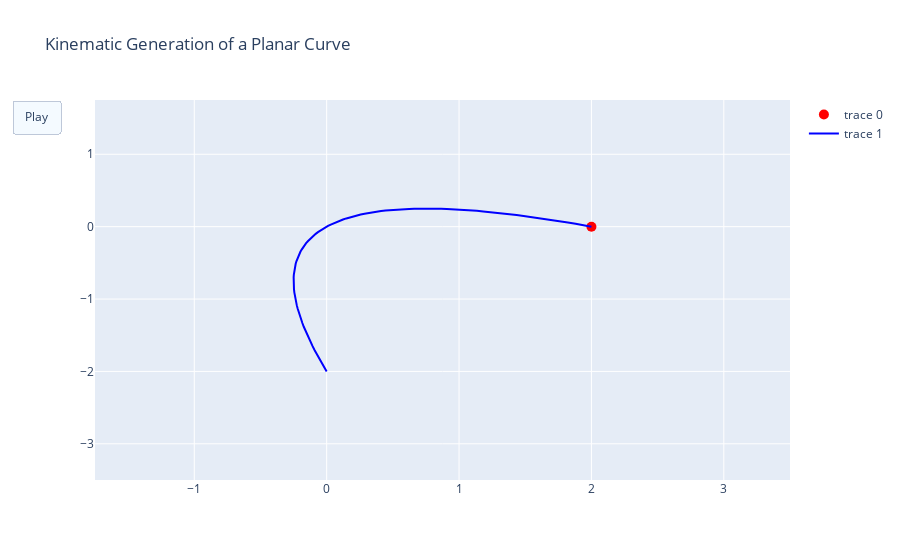

Notebook cell for this chart:
### Code cell
import plotly.graph_objects as go

import numpy as np

# Generate curve data
t = np.linspace(-1, 1, 100)
x = t + t ** 2
y = t - t ** 2
xm = np.min(x) - 1.5
xM = np.max(x) + 1.5
ym = np.min(y) - 1.5
yM = np.max(y) + 1.5
N = 50
s = np.linspace(-1, 1, N)
xx = s + s ** 2
yy = s - s ** 2


# Create figure
fig = go.Figure(
    data=[go.Scatter(x=x, y=y,
                     mode="lines",
                     line=dict(width=2, color="blue")),
          go.Scatter(x=x, y=y,
                     mode="lines",
                     line=dict(width=2, color="blue"))],
    layout=go.Layout(
        xaxis=dict(range=[xm, xM], autorange=False, zeroline=False),
        yaxis=dict(range=[ym, yM], autorange=False, zeroline=False),
        title_text="Kinematic Generation of a Planar Curve", hovermode="closest",
        updatemenus=[dict(type="buttons",
                          buttons=[dict(label="Play",
                                        method="animate",
                                        args=[None])])]),
    frames=[go.Frame(
        data=[go.Scatter(
            x=[xx[k]],
            y=[yy[k]],
            mode="markers",
            marker=dict(color="red", size=10))])

        for k in range(N)]
)

fig.show()

### Figure 1 — Plotly figure (JSON) as saved in the notebook; plotly's stock layout.template omitted (floating-point values rounded to 4 significant figures)
{"data": [{"line": {"color": "blue", "width": 2}, "marker": {"color": "red", "size": 10}, "mode": "markers", "type": "scatter", "x": [2], "y": [0]}, {"line": {"color": "blue", "width": 2}, "mode": "lines", "type": "scatter", "x": [0, -0.01979, -0.03877, -0.05693, -0.07428, -0.09081, -0.1065, -0.1214, -0.1355, -0.1488, -0.1612, -0.1728, -0.1837, -0.1937, -0.2028, -0.2112, -0.2188, -0.2255, -0.2314, -0.2365, -0.2408, -0.2443, -0.2469, -0.2488, -0.2498, -0.25, -0.2494, -0.2479, -0.2457, -0.2426, -0.2388, -0.2341, -0.2285, -0.2222, -0.2151, -0.2071, -0.1983, -0.1888, -0.1783, -0.1671, -0.1551, -0.1422, -0.1286, -0.1141, -0.09877, -0.08264, -0.06571, -0.04795, -0.02938, -0.009999, 0.0102, 0.03122, 0.05306, 0.07571, 0.09917, 0.1235, 0.1486, 0.1745, 0.2012, 0.2288, 0.2571, 0.2863, 0.3163, 0.3471, 0.3787, 0.4112, 0.4444, 0.4785, 0.5134, 0.5491, 0.5857, 0.623, 0.6612, 0.7001, 0.7399, 0.7805, 0.822, 0.8642, 0.9073, 0.9511, 0.9958, 1.041, 1.088, 1.135, 1.183, 1.232, 1.281, 1.331, 1.383, 1.435, 1.488, 1.541, 1.596, 1.651, 1.707, 1.764, 1.822, 1.88, 1.94, 2], "y": [-2, -1.94, -1.88, -1.822, -1.764, -1.707, -1.651, -1.596, -1.541, -1.488, -1.435, -1.383, -1.331, -1.281, -1.232, -1.183, -1.135, -1.088, -1.041, -0.9958, -0.9511, -0.9073, -0.8642, -0.822, -0.7805, -0.7399, -0.7001, -0.6612, -0.623, -0.5857, -0.5491, -0.5134, -0.4785, -0.4444, -0.4112, -0.3787, -0.3471, -0.3163, -0.2863, -0.2571, -0.2288, -0.2012, -0.1745, -0.1486, -0.1235, -0.09917, -0.07571, -0.05306, -0.03122, -0.0102, 0.009999, 0.02938, 0.04795, 0.06571, 0.08264, 0.09877, 0.1141, 0.1286, 0.1422, 0.1551, 0.1671, 0.1783, 0.1888, 0.1983, 0.2071, 0.2151, 0.2222, 0.2285, 0.2341, 0.2388, 0.2426, 0.2457, 0.2479, 0.2494, 0.25, 0.2498, 0.2488, 0.2469, 0.2443, 0.2408, 0.2365, 0.2314, 0.2255, 0.2188, 0.2112, 0.2028, 0.1937, 0.1837, 0.1728, 0.1612, 0.1488, 0.1355, 0.1214, 0.1065, 0.09081, 0.07428, 0.05693, 0.03877, 0.01979, 0]}], "layout": {"autosize": true, "hovermode": "closest", "title": {"text": "Kinematic Generation of a Planar Curve"}, "updatemenus": [{"active": 0, "buttons": [{"args": [null], "label": "Play", "method": "animate"}], "type": "buttons"}], "xaxis": {"autorange": false, "range": [-1.75, 3.5], "type": "linear", "zeroline": false}, "yaxis": {"autorange": false, "range": [-3.5, 1.75], "type": "linear", "zeroline": false}}}
